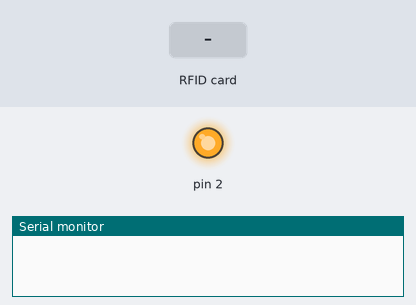
A sketch run on a simulated Arduino Uno, built with avr-gcc and run on an emulated ATmega328P. Shown: output pins drawn as LEDs (lit = HIGH), the last lines printed to the serial monitor. Inputs (shaded band) come from the test bench. Pins used as bus, display or sensor lines are not drawn.

Above: at 1.2 s.
1.3 s: RFID card 5E 7A 19 C4 held to the reader
At 3.3 s:
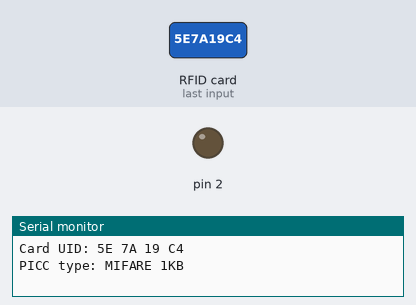
Timing chart, 0 to 6.8 s (numbered marks = the images above; inputs shaded):
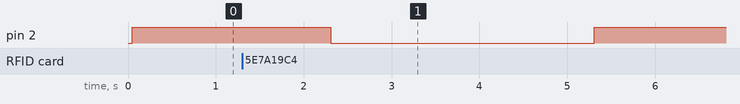

Measured:
- after the input at 1.3 s, pin 2: HIGH → LOW after 1.0 s, → HIGH 3.0 s later

The sketch:

sketch_nov09a.ino
```cpp
#include <MFRC522.h>
#include <SPI.h>

#define SS_PIN 10 // SDA an Pin 10
#define RST_PIN 9 // RST an Pin 9

MFRC522 mfrc522(SS_PIN, RST_PIN); // RFID-Empfänger benennen

void setup() {
  // put your setup code here, to run once

  Serial.begin(9600);
  while (!Serial);    // Do nothing if no serial port is opened (added for Arduinos based on ATMEGA32U4)
  SPI.begin();

  mfrc522.PCD_Init();
  pinMode(2, OUTPUT);
  digitalWrite(2, HIGH);


}

void loop() {
  // Look for new cards
  if ( ! mfrc522.PICC_IsNewCardPresent())
    return;

  // Select one of the cards
  if ( ! mfrc522.PICC_ReadCardSerial())
    return;


  // Show some details of the PICC (that is: the tag/card)
  Serial.print(F("Card UID:"));
  dump_byte_array(mfrc522.uid.uidByte, mfrc522.uid.size);
  Serial.println();
  Serial.print(F("PICC type: "));
  MFRC522::PICC_Type piccType = mfrc522.PICC_GetType(mfrc522.uid.sak);
  Serial.println(mfrc522.PICC_GetTypeName(piccType));

  delay(1000);
  digitalWrite(2, LOW);
  delay(3000);
  digitalWrite(2, HIGH);
  delay(2000);

  // Halt PICC
  mfrc522.PICC_HaltA();
  // Stop encryption on PCD
  mfrc522.PCD_StopCrypto1();
}
/**
   Helper routine to dump a byte array as hex values to Serial.
*/
void dump_byte_array(byte *buffer, byte bufferSize) {
  for (byte i = 0; i < bufferSize; i++) {
    Serial.print(buffer[i] < 0x10 ? " 0" : " ");
    Serial.print(buffer[i], HEX);
  }
}
```
